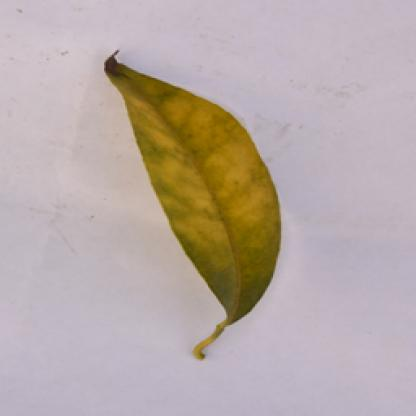
#> input picture test/damaged/130-p_png.rf.dc5bf141321cda49e2f992cd4d24386a.jpg, 416 x 416 px
$ python -i prepare_dataset.py   (imports and definitions only)
#> lines starting #> are read from the running program, lines starting #| are printed output that depends on the picture; after the words box and inside, x2 and y2 are one past the last pixel; in counts of white or black regions, pixels touching at a corner belong together
#> further down, picture is the input picture: PIL image 416x416 RGB; mean R, G, B 184.4, 171.2, 167.3
"""Inspect, validate and split the calamansi leaf dataset.

The original files are never moved, copied or deleted. Instead this script
writes a manifest (outputs/splits.csv) that train_model.py and
evaluate_model.py read, plus a JSON report (outputs/dataset_report.json).

What it checks:
  * folder layout (split/class/ or class/ directly) and class names
  * unreadable / unsupported / tiny images (excluded, reported)
  * exact duplicates (MD5) and near-duplicates (burst shots of the same leaf:
    camera timestamps <= 30 s apart with a similar leaf crop, or a
    near-identical whole image)
  * Roboflow "_aug" copies, which are augmented versions of another photo
  * class balance and background colour per class (shortcut-learning risk)

Splitting: images are grouped so that a photo, its Roboflow augmented copy
and any (near-)duplicates always land in the same split, then groups are
assigned to train/val/test with a stratified 70/15/15 ratio.

Usage:
    python prepare_dataset.py                 # re-split 70/15/15 (default)
    python prepare_dataset.py --use-existing-split
    python prepare_dataset.py --include-roboflow-aug
"""
from __future__ import annotations

import argparse
import csv
import hashlib
import json
import random
import re
from collections import Counter, defaultdict
from datetime import datetime, timezone
from pathlib import Path

import numpy as np
from PIL import Image, UnidentifiedImageError

from config import (
    BACKEND_DIR,
    ALLOWED_EXTENSIONS,
    CLASS_NAMES,
    DATASET_DIR,
    DATASET_REPORT,
    SEED,
    SPLIT_NAMES,
    SPLITS_CSV,
    normalize_class,
)

MIN_SIDE = 32
EXCLUSIONS_CSV = BACKEND_DIR / "dataset_exclusions.csv"  # written by check_external_duplicates.py
# Thresholds calibrated by visually inspecting pairs from this dataset. A plain
# whole-image hash does not work here: the uniform blue backdrop dominates it
# and makes unrelated leaves look identical.
BURST_SECONDS = 30
BURST_CROP_SIM = 0.93      # leaf-crop similarity for photos taken seconds apart
IDENTICAL_SIM = 0.995      # whole-image similarity for any pair (no timestamp needed)
TIMESTAMP = re.compile(r"(?:IMG_?)?(20\d{6})_?(\d{6})")
RF_STEM = re.compile(r"^(.*?)(?:_(?:jpg|jpeg|png))?\.rf\.[0-9a-f]+(_aug)?$", re.IGNORECASE)


# [39 lines left out: functions discover, source_stem, capture_time, not called in this run]


def _unit(v: np.ndarray) -> np.ndarray:
    v = v.astype(np.float32).flatten()
    v -= v.mean()
    return v / (np.linalg.norm(v) + 1e-6)


def similarity_features(img: Image.Image) -> tuple[np.ndarray, np.ndarray]:
    """(whole-image vector, leaf-crop vector), both 32x32 RGB, zero-mean, unit-norm.

    The leaf crop is the bounding box of pixels that differ from the median
    border colour, so the backdrop does not dominate the comparison.
    """
    a = np.asarray(img.convert("RGB").resize((128, 128)), dtype=np.float32)
    frame = np.concatenate([a[:8].reshape(-1, 3), a[-8:].reshape(-1, 3),
                            a[:, :8].reshape(-1, 3), a[:, -8:].reshape(-1, 3)])
    mask = np.linalg.norm(a - np.median(frame, axis=0), axis=2) > 50
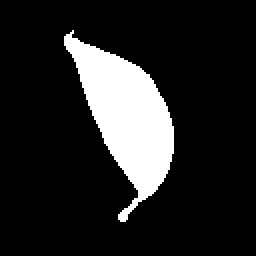
#> mask: shape (128, 128) bool (shown 2 times larger); 14.3% white; 1 white region, box (x1, y1, x2, y2) and area: (32, 15, 87, 111) 2343
    ys, xs = np.nonzero(mask)
#> ys = 2343 values from 15 to 110; xs = 2343 values, max 86 at index 1421, min 32 at index 6, mean 62.98
    box = (0, 0, 128, 128) if len(ys) < 20 else (xs.min(), ys.min(), xs.max() + 1, ys.max() + 1)
#> box = (32, 15, 87, 111)
    whole = Image.fromarray(a.astype(np.uint8))
    return _unit(np.asarray(whole.resize((32, 32)))), _unit(np.asarray(whole.crop(box).resize((32, 32))))
#> in _unit, `v = v.astype(np.float32).flatten()`: v = 3072 values, max 208 at index 303, min 0 at index 710, mean 174.3
#> in _unit, `v -= v.mean()`: v = 3072 values, max 33.72 at index 303, min -174.3 at index 710, mean 0


# [15 lines left out: functions border_rgb, background_kind, not called in this run]


class UnionFind:
    def __init__(self, n: int):
        self.parent = list(range(n))

    # [5 lines left out: function find, not called in this run]

    def union(self, a: int, b: int) -> None:
        self.parent[self.find(a)] = self.find(b)


# [211 lines left out: functions stratified_group_split, main, not called in this run]


# [2 lines not run here, left out]

>>> from PIL import Image
>>> picture = Image.open('../test/damaged/130-p_png.rf.dc5bf141321cda49e2f992cd4d24386a.jpg')
>>> result = similarity_features(picture)
